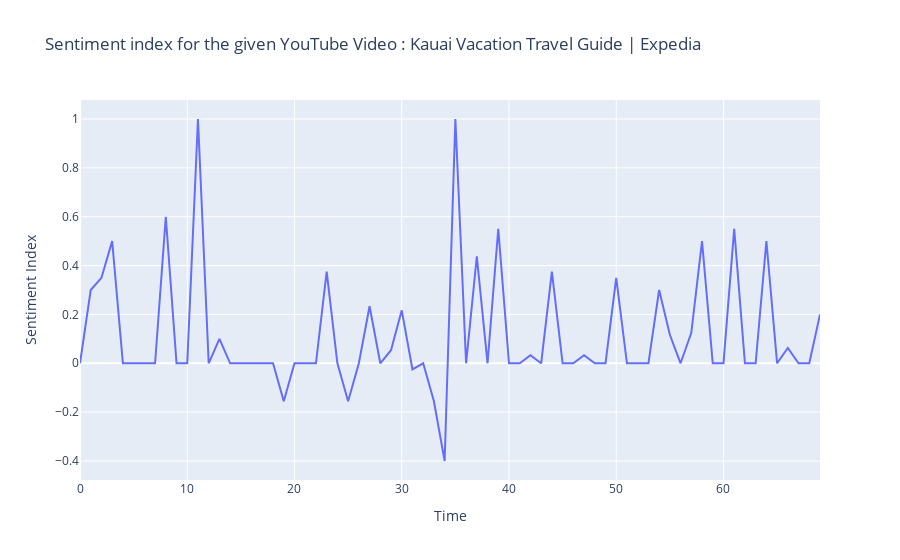

Source (notebook cell):
### Code cell
from textblob import TextBlob
import plotly.express as px
# If there is a caption ... 
if text:
    # Send the text to TextBlob for sentiment analysis
    sentiment_objects = [TextBlob(caption) for caption in text]

    # Retrieve sentiment values
    sentiment_values = [[sentiment_obj.sentiment.polarity, 
                         str(sentiment_obj)] for sentiment_obj in sentiment_objects]

    # Add a "polarity" column to the dataframe
    polarity = [sentiment_obj.sentiment.polarity for sentiment_obj in sentiment_objects]

    polarity
fig = px.line(        
        
        x = range(len(polarity)), #Columns from the data frame
        y = polarity,
        
        title = "Sentiment index for the given YouTube Video : " + yt.title
)
fig.update_layout(xaxis={"title": "Time"},yaxis={"title": "Sentiment Index"})
fig.show()

### Figure 1 — Plotly figure (JSON) as saved in the notebook; plotly's stock layout.template omitted (floating-point values rounded to 4 significant figures)
{"data": [{"hovertemplate": "x=%{x}<br>y=%{y}<extra></extra>", "legendgroup": "", "line": {"color": "#636efa", "dash": "solid"}, "marker": {"symbol": "circle"}, "mode": "lines", "name": "", "orientation": "v", "showlegend": false, "type": "scatter", "x": [0, 1, 2, 3, 4, 5, 6, 7, 8, 9, 10, 11, 12, 13, 14, 15, 16, 17, 18, 19, 20, 21, 22, 23, 24, 25, 26, 27, 28, 29, 30, 31, 32, 33, 34, 35, 36, 37, 38, 39, 40, 41, 42, 43, 44, 45, 46, 47, 48, 49, 50, 51, 52, 53, 54, 55, 56, 57, 58, 59, 60, 61, 62, 63, 64, 65, 66, 67, 68, 69], "xaxis": "x", "y": [0, 0.3, 0.35, 0.5, 0, 0, 0, 0, 0.6, 0, 0, 1, 0, 0.1, 0, 0, 0, 0, 0, -0.1556, 0, 0, 0, 0.375, 0, -0.1556, 0, 0.2333, 0, 0.05333, 0.2167, -0.025, 0, -0.1556, -0.4, 1, 0, 0.4375, 0, 0.55, 0, 0, 0.03333, 0, 0.375, 0, 0, 0.03333, 0, 0, 0.35, 0, 0, 0, 0.3, 0.1167, 0, 0.125, 0.5, 0, 0, 0.55, 0, 0, 0.5, 0, 0.0625, 0, 0, 0.2], "yaxis": "y"}], "layout": {"legend": {"tracegroupgap": 0}, "title": {"text": "Sentiment index for the given YouTube Video : Kauai Vacation Travel Guide | Expedia"}, "xaxis": {"anchor": "y", "domain": [0, 1], "title": {"text": "Time"}}, "yaxis": {"anchor": "x", "domain": [0, 1], "title": {"text": "Sentiment Index"}}}}
